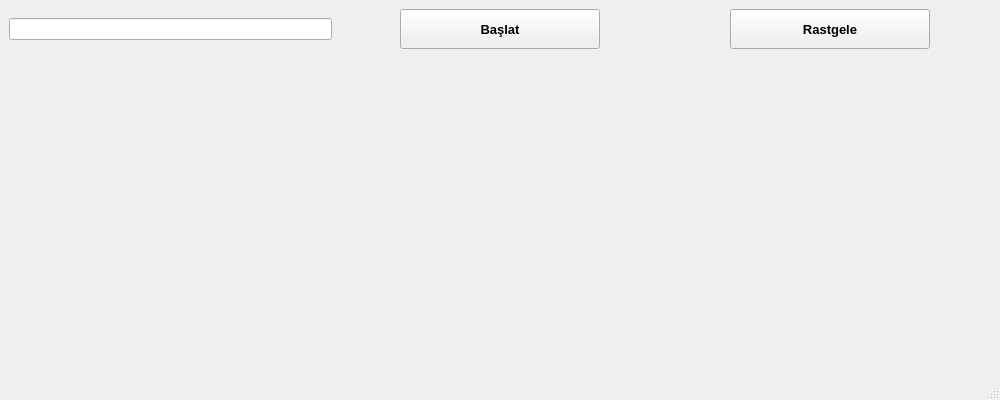
<?xml version="1.0" encoding="UTF-8"?>
<ui version="4.0">
 <class>MainWindow</class>
 <widget class="QMainWindow" name="MainWindow">
  <property name="geometry">
   <rect>
    <x>0</x>
    <y>0</y>
    <width>1000</width>
    <height>400</height>
   </rect>
  </property>
  <property name="windowTitle">
   <string>MainWindow</string>
  </property>
  <widget class="QWidget" name="centralwidget">
   <layout class="QGridLayout" name="gridLayout">
    <item row="0" column="0">
     <widget class="QLineEdit" name="lineEdit"/>
    </item>
    <item row="0" column="1">
     <layout class="QHBoxLayout" name="horizontalLayout_2">
      <item>
       <spacer name="horizontalSpacer_4">
        <property name="orientation">
         <enum>Qt::Horizontal</enum>
        </property>
        <property name="sizeHint" stdset="0">
         <size>
          <width>40</width>
          <height>20</height>
         </size>
        </property>
       </spacer>
      </item>
      <item>
       <widget class="QPushButton" name="pushButton_frekans">
        <property name="minimumSize">
         <size>
          <width>200</width>
          <height>40</height>
         </size>
        </property>
        <property name="font">
         <font>
          <pointsize>10</pointsize>
          <weight>75</weight>
          <bold>true</bold>
         </font>
        </property>
        <property name="text">
         <string>Başlat</string>
        </property>
       </widget>
      </item>
      <item>
       <spacer name="horizontalSpacer_3">
        <property name="orientation">
         <enum>Qt::Horizontal</enum>
        </property>
        <property name="sizeHint" stdset="0">
         <size>
          <width>40</width>
          <height>20</height>
         </size>
        </property>
       </spacer>
      </item>
     </layout>
    </item>
    <item row="0" column="2">
     <layout class="QHBoxLayout" name="horizontalLayout">
      <item>
       <spacer name="horizontalSpacer">
        <property name="orientation">
         <enum>Qt::Horizontal</enum>
        </property>
        <property name="sizeHint" stdset="0">
         <size>
          <width>40</width>
          <height>20</height>
         </size>
        </property>
       </spacer>
      </item>
      <item>
       <widget class="QPushButton" name="pushButton_random">
        <property name="minimumSize">
         <size>
          <width>200</width>
          <height>40</height>
         </size>
        </property>
        <property name="font">
         <font>
          <pointsize>10</pointsize>
          <weight>75</weight>
          <bold>true</bold>
         </font>
        </property>
        <property name="text">
         <string>Rastgele</string>
        </property>
       </widget>
      </item>
      <item>
       <spacer name="horizontalSpacer_2">
        <property name="orientation">
         <enum>Qt::Horizontal</enum>
        </property>
        <property name="sizeHint" stdset="0">
         <size>
          <width>40</width>
          <height>20</height>
         </size>
        </property>
       </spacer>
      </item>
     </layout>
    </item>
    <item row="1" column="0" colspan="3">
     <widget class="MplWidget" name="MplWidget" native="true"/>
    </item>
   </layout>
  </widget>
  <widget class="QMenuBar" name="menubar">
   <property name="geometry">
    <rect>
     <x>0</x>
     <y>0</y>
     <width>1000</width>
     <height>26</height>
    </rect>
   </property>
  </widget>
  <widget class="QStatusBar" name="statusbar"/>
 </widget>
 <customwidgets>
  <customwidget>
   <class>MplWidget</class>
   <extends>QWidget</extends>
   <header>mplwidget.h</header>
   <container>1</container>
  </customwidget>
 </customwidgets>
 <resources/>
 <connections/>
</ui>
